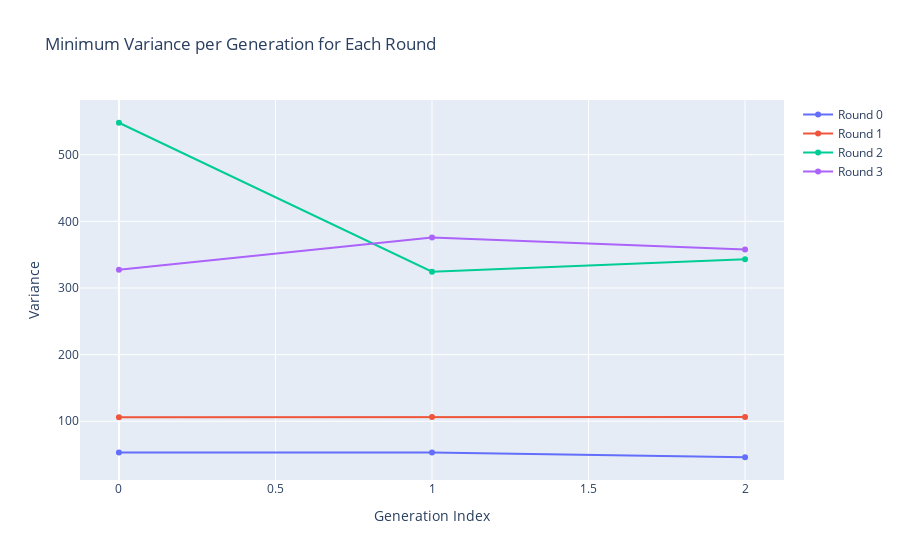

The notebook cell saved with this chart:
### Code cell
import plotly.graph_objects as go
import pandas as pd

# Example data (replace with your own)
data = VARIANCES
for item in data:
    print(item)

# Convert to DataFrame for easy grouping
df = pd.DataFrame(data, columns=["round_idx", "gen_idx", "bitstring", "variance"])

# For each round & generation, find the row with minimum variance
df_min = df.loc[df.groupby(["round_idx", "gen_idx"])["variance"].idxmin()]

# Create interactive plot
fig = go.Figure()

for round_val, group in df_min.groupby("round_idx"):
    print(group)
    fig.add_trace(
        go.Scatter(
            x=group["gen_idx"],
            y=group["variance"],
            mode="lines+markers",
            name=f"Round {round_val}",
            text=[f"Bitstring: {b}" for b in group["bitstring"]],
            hovertemplate="Gen: %{x}<br>Variance: %{y}<br>%{text}"
        )
    )

fig.update_layout(
    title="Minimum Variance per Generation for Each Round",
    xaxis_title="Generation Index",
    yaxis_title="Variance",
    hovermode="closest"
)

fig.show()

### Figure 1 — Plotly figure (JSON) as saved in the notebook; plotly's stock layout.template omitted (floating-point values rounded to 4 significant figures)
{"data": [{"hovertemplate": "Gen: %{x}<br>Variance: %{y}<br>%{text}", "mode": "lines+markers", "name": "Round 0", "text": ["Bitstring: 110111011101101001011110000101", "Bitstring: 110111011101101001011110000101", "Bitstring: 111111000010001010010001000001"], "type": "scatter", "x": [0, 1, 2], "y": [53.28, 53.28, 46.01]}, {"hovertemplate": "Gen: %{x}<br>Variance: %{y}<br>%{text}", "mode": "lines+markers", "name": "Round 1", "text": ["Bitstring: 110110010111010011001000011010", "Bitstring: 110010100001011111101111011000", "Bitstring: 110010100001011111101111011000"], "type": "scatter", "x": [0, 1, 2], "y": [106.1, 106.5, 106.5]}, {"hovertemplate": "Gen: %{x}<br>Variance: %{y}<br>%{text}", "mode": "lines+markers", "name": "Round 2", "text": ["Bitstring: 001110000111001110101101010110", "Bitstring: 011100110001101000011000101011", "Bitstring: 111100101101101000011000110110"], "type": "scatter", "x": [0, 1, 2], "y": [548.0, 324.5, 343.0]}, {"hovertemplate": "Gen: %{x}<br>Variance: %{y}<br>%{text}", "mode": "lines+markers", "name": "Round 3", "text": ["Bitstring: 100101100100100111001111100001", "Bitstring: 010010101011101000011011111110", "Bitstring: 010010101010101000011011111110"], "type": "scatter", "x": [0, 1, 2], "y": [327.2, 375.7, 357.6]}], "layout": {"hovermode": "closest", "title": {"text": "Minimum Variance per Generation for Each Round"}, "xaxis": {"title": {"text": "Generation Index"}}, "yaxis": {"title": {"text": "Variance"}}}}
